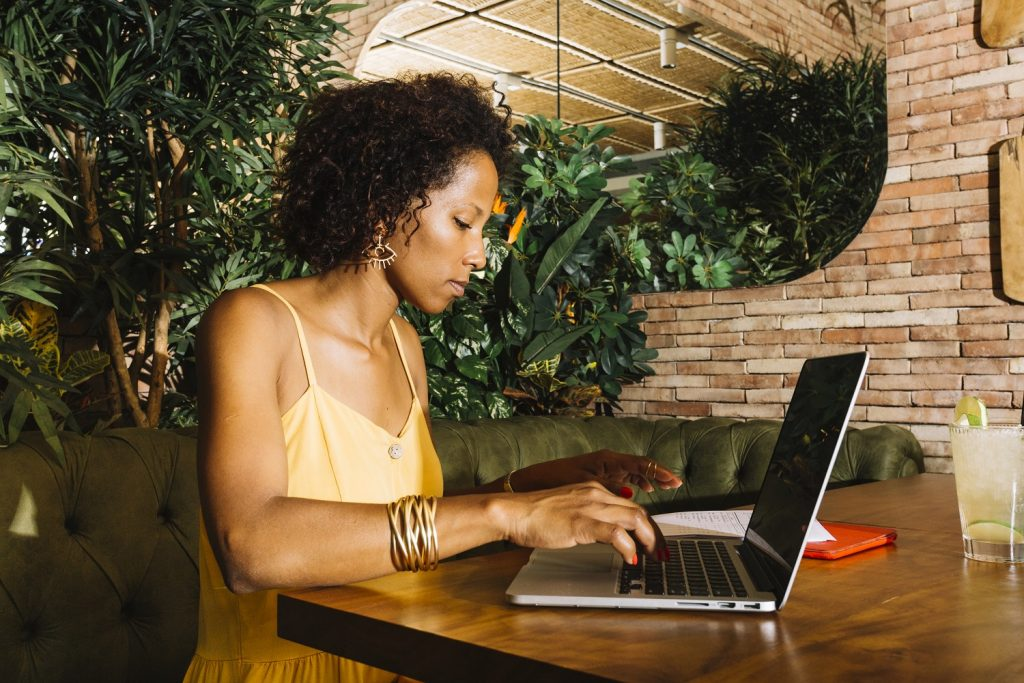
#> input picture src/images/woman.jpg, 1024 x 683 px
$ python scaleGray.py
#> lines starting #> are read from the running program, lines starting #| are printed output that depends on the picture
### src/open.py
from PIL import Image
import numpy as np
import os

INPUT_DIR_IMAGE = "images"
OUTPUT_DIR_IMAGE = os.path.join("images", "output")

def in_path(filename):
  return os.path.join(INPUT_DIR_IMAGE, filename)

def getImage(filename):
#> called with filename = 'woman.jpg'
  image = Image.open(in_path(filename))
#> image is the input picture: PIL image 1024x683 RGB; mean R, G, B 107.8, 88.6, 58.8
#| (15, 18, 11)
#| (15, 3, 3)
#| (19, 16, 11)
  return image

def saveImage(file, filename):
  dir = os.path.join(OUTPUT_DIR_IMAGE, filename)
  file.save(dir)

def showImage(image):
  imageToShow = image
  imageToShow.show()

# [11 lines left out: functions showVertical, showHorizontal, not called in this run]

### src/scaleGray.py
from PIL import Image
import open as openImage

def grayScale(imageColored):
  width, height = imageColored.size
  image = Image.new("RGB", (width, height))

  for x in range(width):
    for y in range(height):
      pixel = imageColored.getpixel((x, y))
      luminous = (pixel[0] + pixel[1] + pixel[2])//3

      image.putpixel((x, y), (luminous, luminous, luminous))

  return image

def grayScaleLevel(imageColored):
  width, height = imageColored.size
#> width = 1024; height = 683
  image = Image.new("RGB", (width, height))
#> image: PIL image 1024x683 RGB; every value is 0

  for x in range(width):
    for y in range(height):
      pixel = imageColored.getpixel((x, y))
      luminous = int(0.3*pixel[0] + 0.59*pixel[1] + 0.11*pixel[2])

      image.putpixel((x, y), (luminous, luminous, luminous))
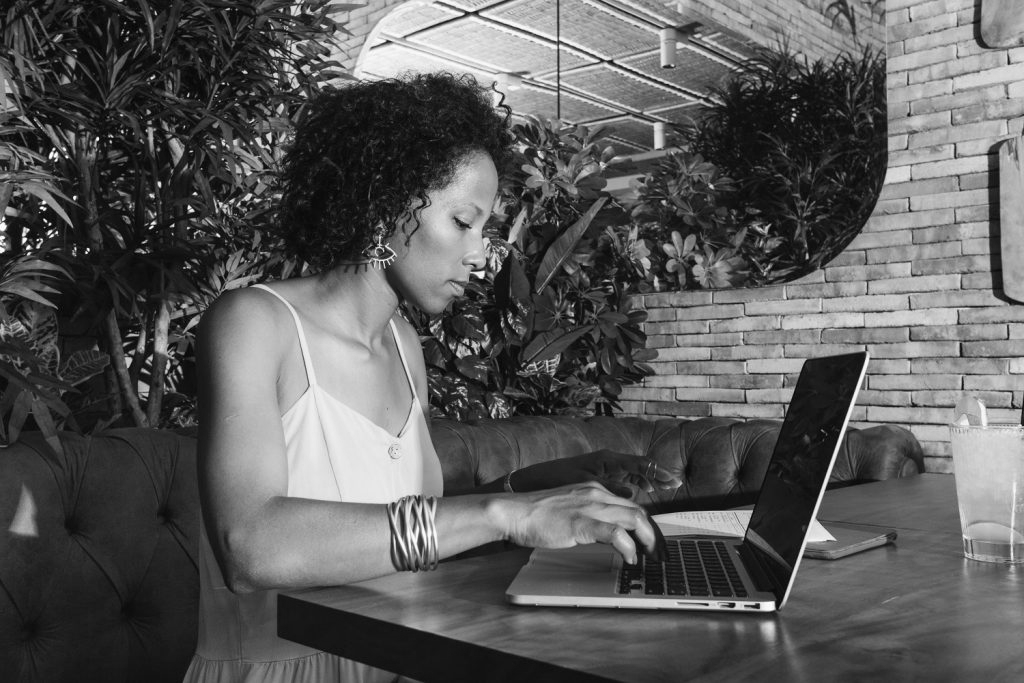
#> image: PIL image 1024x683 RGB; min 0, max 255, mean 90.7

  return image

if __name__ == "__main__":
  womanImage = openImage.getImage("woman.jpg")

  print(womanImage.getpixel((100, 100)))
  print(womanImage.getpixel((400, 200)))
  print(womanImage.getpixel((300, 180)))

  womanGray = grayScaleLevel(womanImage)
  openImage.saveImage(womanGray, "womanGray2.jpg")
